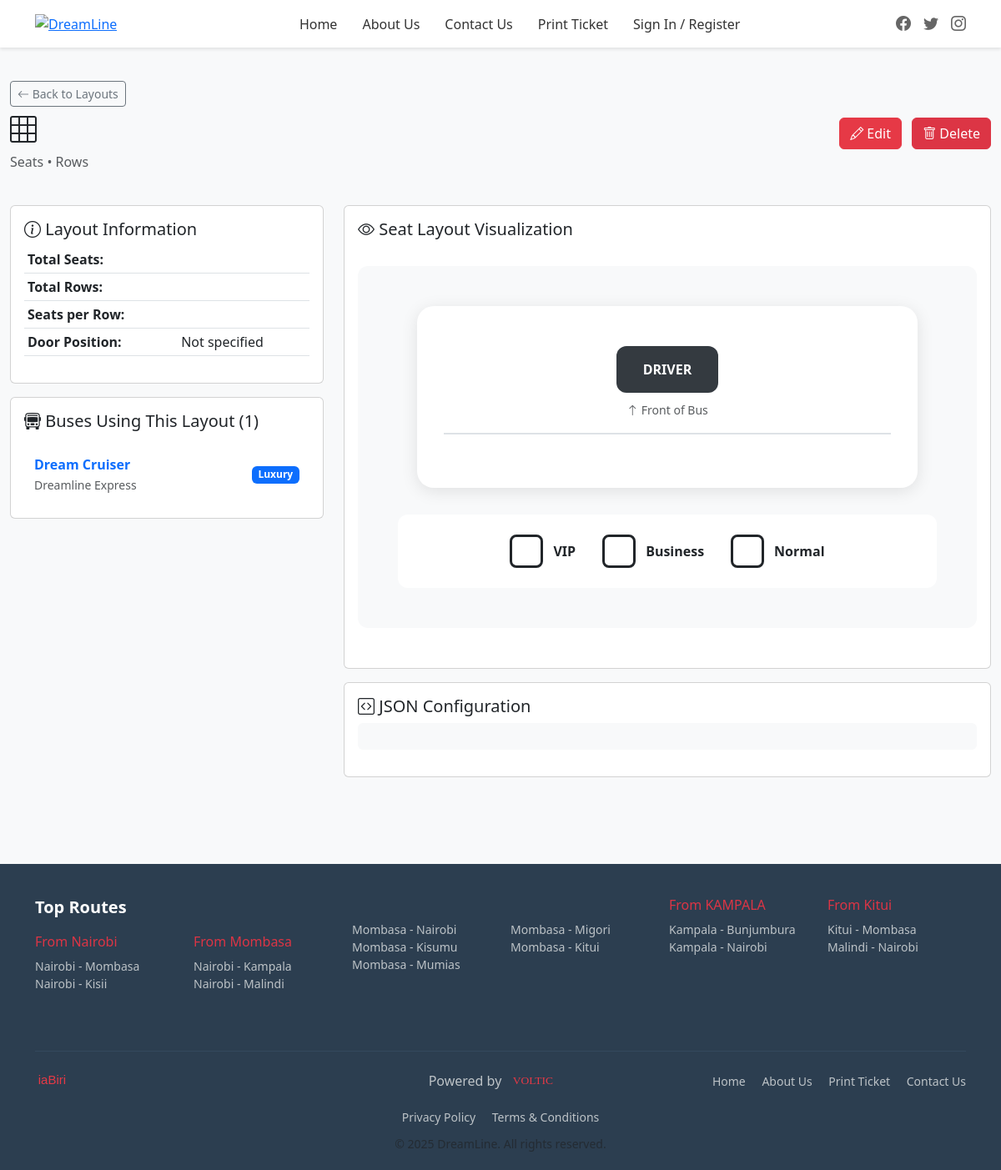
Page /operators/10/ on the earlier database version.
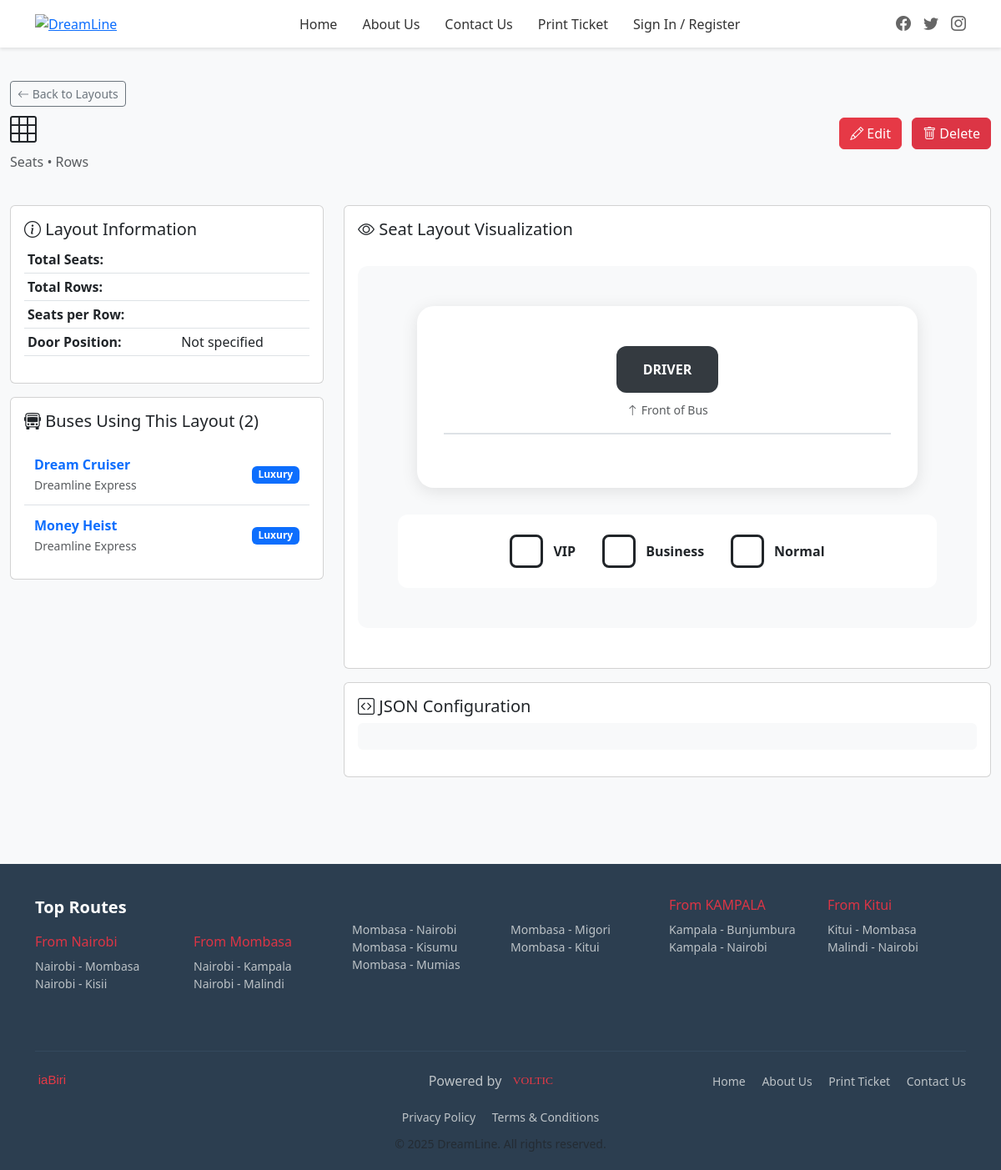
Same page on the later database version.
### website_application/models.py (models this page shows, shortened)
class Bus(models.Model):
    BUS_TYPE_CHOICES = [
        ('standard', 'Standard'),
        ('luxury', 'Luxury'),
        ('vip', 'VIP'),
        ('sleeper', 'Sleeper'),
    ]
    operator = models.ForeignKey(BusOperator, on_delete=models.CASCADE, related_name='buses')
    registration_number = models.CharField(max_length=50, unique=True)
    bus_name = models.CharField(max_length=200, help_text="e.g., 'Makarios X13'")
    bus_type = models.CharField(max_length=20, choices=BUS_TYPE_CHOICES)
    seat_layout = models.ForeignKey(SeatLayout, on_delete=models.PROTECT)
    amenities = models.ManyToManyField(Amenity, blank=True)
    rating = models.DecimalField(
        max_digits=3,
        decimal_places=2,
        validators=[MinValueValidator(0), MaxValueValidator(5)],
        default=0
    )
    total_ratings = models.IntegerField(default=0)
    is_active = models.BooleanField(default=True)
    created_at = models.DateTimeField(auto_now_add=True)

class BusOperator(models.Model):
    name = models.CharField(max_length=200)
    logo = models.ImageField(upload_to='operators/logos/', null=True, blank=True)
    contact_phone = models.CharField(max_length=20)
    contact_email = models.EmailField()
    description = models.TextField(blank=True)
    is_active = models.BooleanField(default=True)
    created_at = models.DateTimeField(auto_now_add=True)

### website_application/views.py (the view)
# urls.py: path('operators/<int:pk>/', views.operator_detail, name='operator_detail'),
def operator_detail(request, pk):
    operator = get_object_or_404(BusOperator, pk=pk)
    buses = operator.buses.select_related('seat_layout').prefetch_related('amenities')
    context = {
        'operator': operator,
        'buses': buses,
    }
    return render(request, 'buses/operator_detail.html', context)

### templates/buses/operator_detail.html (shortened to what the changed rows need)
{% extends 'base.html' %}
{% load static %}
{% block content %}
<div class="container-fluid py-4">
    <div class="d-flex justify-content-between align-items-center mb-4">
        <div>
            <h2><i class="bi bi-grid-3x3"></i> {{ layout.name }}</h2>
        </div>
    </div>
    <div class="row">
        <div class="col-lg-4">
            <div class="card mb-3">
                <div class="card-body">
                    <table class="table table-sm">
                        <tr>
                            <th>Total Seats:</th>
                        </tr>
                        <tr>
                            <th>Total Rows:</th>
                        </tr>
                        <tr>
                            <th>Seats per Row:</th>
                        </tr>
                        <tr>
                            <th>Door Position:</th>
                        </tr>
                    </table>
                </div>
            </div>
            <div class="card">
                <div class="card-body">
                    <h5 class="card-title">
                        <i class="bi bi-bus-front"></i>
                        Buses Using This Layout ({{ buses.count }})
                    </h5>
                    {% if buses %}
                    <div class="mt-3">
                        {% for bus in buses %}
                        <div class="bus-list-item">
                            <a href="{% url 'bus_detail' bus.pk %}" class="text-decoration-none">
                                <div class="d-flex justify-content-between align-items-center">
                                    <div>
                                        <strong>{{ bus.bus_name }}</strong>
                                        <br>
                                        <small class="text-muted">{{ bus.operator.name }}</small>
                                    </div>
                                    <span class="badge bg-primary">{{ bus.get_bus_type_display }}</span>
                                </div>
                            </a>
                        </div>
                        {% endfor %}
                    </div>
                    {% else %}
                    <p class="text-muted mt-3">No buses using this layout yet.</p>
                    {% endif %}
                </div>
            </div>
        </div>
    </div>
</div>
{% endblock %}

Differences in the rows shown:
added Bus: bus_name "Money Heist", operator.name "Dreamline Express", bus_type "Luxury"
Other differences:
{{ buses.count }}: "1" → "2"
